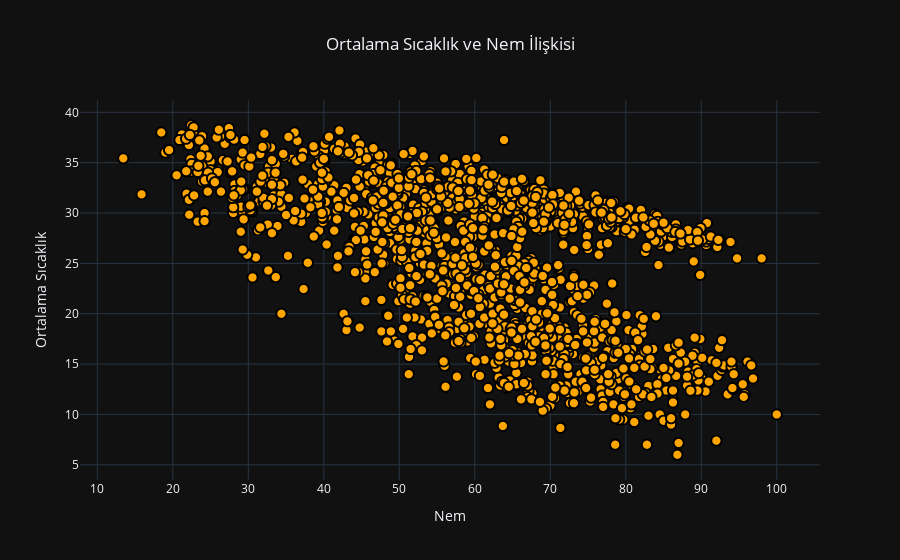

The cell this chart's notebook holds for it:
### Code cell
import plotly.express as px

# Plotly Express ile scatter plot çizimi
fig = px.scatter(df_w, x='humidity', y='meantemp', size='meantemp',
                 title='Ortalama Sıcaklık ve Nem İlişkisi')

# Grafiği güzelleştirme
fig.update_layout(
    title=dict(text='Ortalama Sıcaklık ve Nem İlişkisi', x=0.5),
    xaxis_title='Nem',
    yaxis_title='Ortalama Sıcaklık',
    template='plotly_dark',  # İsteğe bağlı: Farklı bir şablon seçebilirsiniz
    hovermode='closest',  # En yakın noktayı gösterme
)

# Eksen etiketlerini güzelleştirme
fig.update_xaxes(title_text="Nem")
fig.update_yaxes(title_text="Ortalama Sıcaklık")

# Marker özelliklerini güzelleştirme
fig.update_traces(marker=dict(size=10, color='orange', line=dict(width=2, color='black')))

fig.show()

### Figure 1 — Plotly figure (JSON) as saved in the notebook; plotly's stock layout.template omitted (floating-point values rounded to 4 significant figures; data arrays with more than 128 entries replaced by an {"elided": "..."} marker saying what was removed)
{"data": [{"hovertemplate": "humidity=%{x}<br>meantemp=%{marker.size}<extra></extra>", "legendgroup": "", "marker": {"color": "orange", "line": {"color": "black", "width": 2}, "size": 10, "sizemode": "area", "sizeref": 0.09679, "symbol": "circle"}, "mode": "markers", "name": "", "showlegend": false, "type": "scattergl", "x": {"elided": "1462 float values"}, "xaxis": "x", "y": {"elided": "1462 float values"}, "yaxis": "y"}], "layout": {"hovermode": "closest", "legend": {"itemsizing": "constant", "tracegroupgap": 0}, "title": {"text": "Ortalama Sıcaklık ve Nem İlişkisi", "x": 0.5}, "xaxis": {"anchor": "y", "domain": [0, 1], "title": {"text": "Nem"}}, "yaxis": {"anchor": "x", "domain": [0, 1], "title": {"text": "Ortalama Sıcaklık"}}}}
